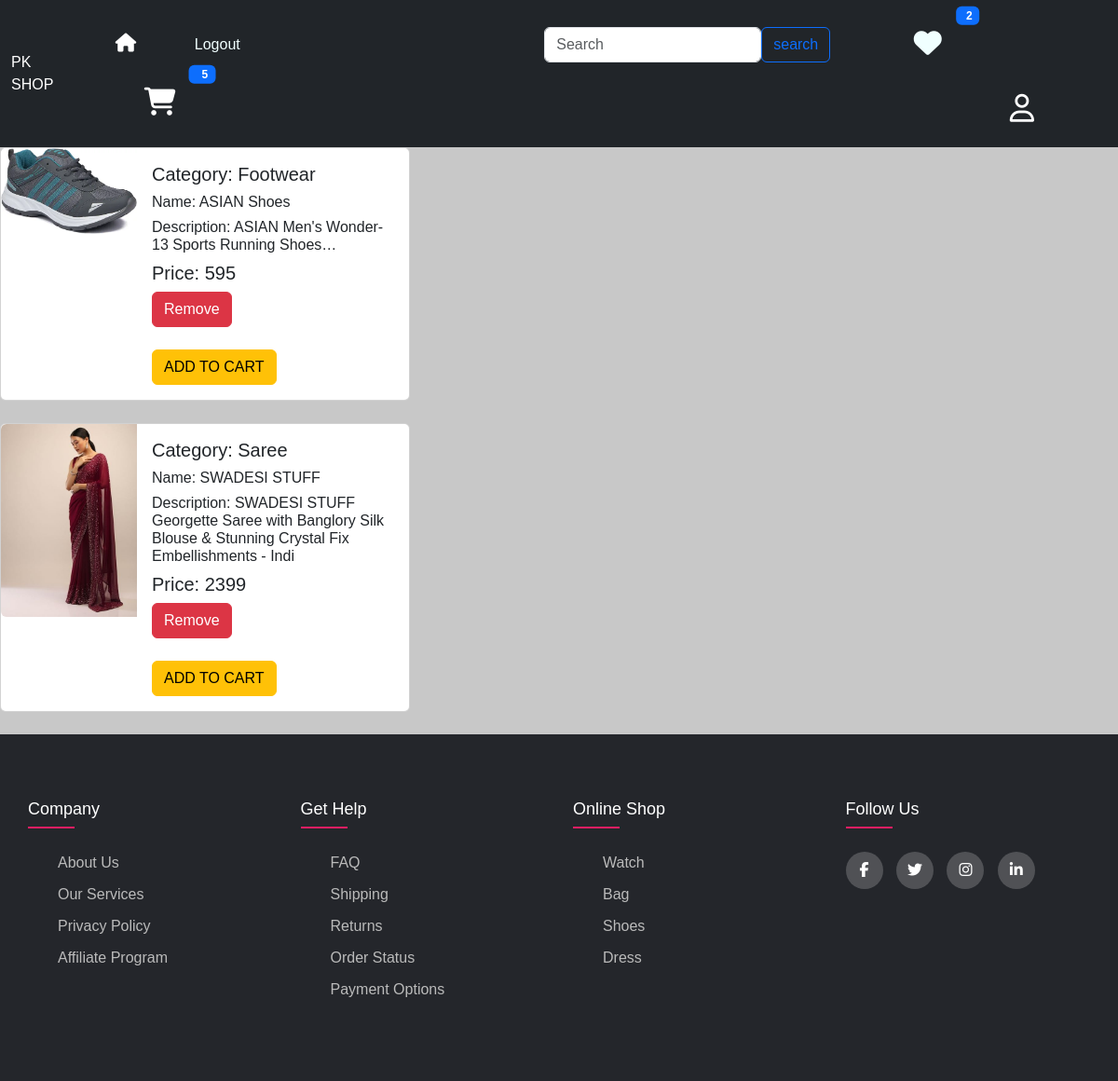
The app's page /wishlisted (signed in) with its own data.
### products/models.py (models this page shows, shortened)
class Products(models.Model):
    categorys_m=models.ForeignKey(Category,on_delete=models.CASCADE)
    likes = models.ManyToManyField(User, related_name='liked_products', blank=True)
    cards = models.ManyToManyField(User, related_name='card_products', blank=True)
    Products_name=models.CharField(max_length=100)
    prod_img=models.ImageField(upload_to='img/',blank=True,null=True)
    price=models.IntegerField()
    P_description=models.CharField(max_length=100)
    created_at=models.DateTimeField(auto_now_add=True)
    updated_at=models.DateTimeField(auto_now_add=True)

class Category(models.Model):
    Category_name=models.CharField(max_length=100)
    C_description=models.CharField(max_length=100)
    created_at=models.DateTimeField(auto_now_add=True)
    updated_at=models.DateTimeField(auto_now_add=True)
    def __str__(self):
        return self.Category_name

### accounts/views.py (the view)
# urls.py: path("wishlisted",views.Wishlist,name="wishlisted"),
@login_required(login_url='user_login')
def Wishlist(request):
    prod=Products.objects.filter(likes=request.user)
    return render(request,'wishlisted.html',{'prod':prod})

### accounts/context_processors.py (called while the page is built)
def get_cart_count(request):
    count = 0
    if request.user.is_authenticated:
        try:
            prods=Products.objects.filter(cards=request.user)
            if prods:
                for i in prods:
                    count+=1
            else:
                count = 0
        except:
            count = 0
    return dict(count=count)

def get_wishlist_count(request):
    wish_count = 0
    if request.user.is_authenticated:
        try:
            prods=Products.objects.filter(likes=request.user)
            if prods:
                for i in prods:
                    wish_count+=1
            else:
                wish_count = 0
        except:
            wish_count = 0
    return dict(wish_count=wish_count)

### templates/wishlisted.html (shortened to what this page needs)
{% include 'based.html' %}
{% block content %}
{% if prod %}
    {% for detail in prod %}
    <div class="card mb-4" style="max-width: 440px">
        <div class="row g-0">
          <div class="col-md-4">
            <a href="{% url 'details'  pk=detail.id %}">
            <img src="{{detail.prod_img.url}}" class="img-fluid rounded-start" alt="..." />
            </a>
          </div>
          <div class="col-md-8">
            <div class="card-body  shi">
              <h5 class="card-title">Category: {{detail.categorys_m}}</h5>
              <h6 class="card-title">Name: {{detail.Products_name}}</h6>
              <h6 class="card-text">Description: {{detail.P_description}}<h6>
              <h5 class="card-title">Price: {{detail.price}}</h5>
              <form action="{% url 'remove_wish' %}" method="POST">
                <button type="submit" class="btn btn-danger ss">
                  Remove
                </button>
              </form>
              <br>
          {% if prod_card %}
            <form action="{% url 'add_to_card' pk=detail.id %}" method="POST">
              {% csrf_token %}
              <input type="hidden" name="prod_id" value="{{detail.id}}" >
              <button type="submit" class="btn btn-danger ss">
                ADDED TO CART
              </button>
            </form>
            {% else %}
            <form action="{% url 'add_to_card' pk=detail.id %}" method="POST">
              <button type="submit" class="btn btn-warning ss">
                ADD TO CART
              </button>
            </form>
            {% endif %}
            </div>
          </div>
        </div>
      </div>
      {% endfor %}
{% else %}
<script>
  alert("Wishlist is Empty!!!.");
  window.location.href = "{% url 'index' %}";
</script>
{% endif %}
{% include 'footer.html' %}
{% endblock %}

### templates/based.html (style rules this page uses)
* { margin:0; padding:0; box-sizing: border-box; }
body { background:#c8c8c8; }
img { cursor: pointer; transition: transform 0.2s ease; }

### records on screen
Products: prod_img (picture), categorys_m "Footwear", Products_name "ASIAN Shoes", P_description "ASIAN Men's Wonder-13 Sports Running Shoes…", price "595"
Products: prod_img (picture), categorys_m "Saree", Products_name "SWADESI STUFF", P_description "SWADESI STUFF Georgette Saree with Banglory Silk Blouse & Stunning Crystal Fix Embellishments - Indi", price "2399"

### other values on screen
{{ wish_count }} "2"
{{ count }} "5"
